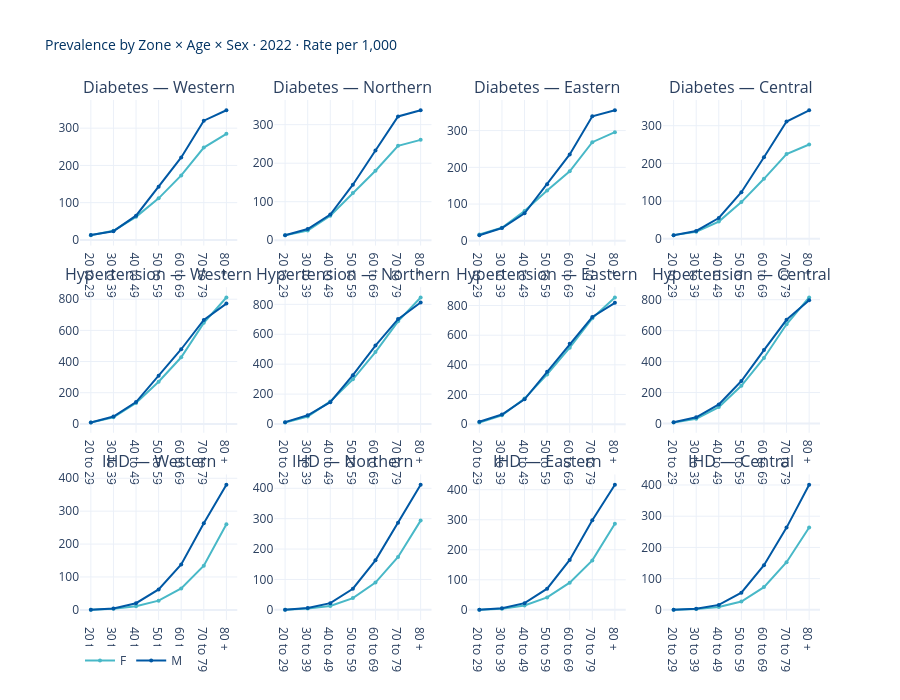

Here is the notebook cell this chart was saved with:
### Markdown cell above
<div style="border-left: 4px solid #0058A4; padding: 10px 15px; margin: 10px 0; background-color: rgba(0,88,164,0.05); border-radius: 4px;">

**EDA 3 — Prevalence by Region × Age × Sex (F vs M)**

Same view but split by sex. Men typically show higher IHD rates at younger ages; Hypertension tends to converge by old age. Each subplot is one disease × zone combination.

</div>

### Code cell
# ══════════════════════════════════════════════════════════════════════════════
# EDA 3: PREVALENCE BY REGION × AGE × SEX — F vs M
# ══════════════════════════════════════════════════════════════════════════════

df_sex = df_latest[
    (df_latest['disease'].isin(STANDARD_DISEASES)) &
    (df_latest['age_group'].isin(STANDARD_BANDS)) &
    (df_latest['sex'].isin(['F', 'M']))
]

agg_sex = (df_sex.groupby(['zone_name','disease','age_group','sex'])[['prevalence','population']]
           .sum().reset_index())
agg_sex['rate_per_1000'] = (agg_sex['prevalence'] / agg_sex['population'] * 1000).round(1)

fig = make_subplots(rows=3, cols=4,
    subplot_titles=[f'{d} — {z}' for d in STANDARD_DISEASES for z in ZONES],
    shared_yaxes=False, vertical_spacing=0.08, horizontal_spacing=0.05)

sex_colors = {'F': NS['sea_green'], 'M': NS['scotia_blue']}

for di, disease in enumerate(STANDARD_DISEASES):
    for zi, zone in enumerate(ZONES):
        row, col = di+1, zi+1
        for sex in ['F', 'M']:
            sd = agg_sex[(agg_sex['disease']==disease) & (agg_sex['zone_name']==zone) & (agg_sex['sex']==sex)]
            sd = sd.sort_values('age_group')
            fig.add_trace(go.Scatter(
                x=sd['age_group'], y=sd['rate_per_1000'],
                mode='lines+markers', name=sex,
                line=dict(color=sex_colors[sex], width=2), marker=dict(size=4),
                showlegend=(di==0 and zi==0),
                hovertemplate=f'{sex} · {zone}<br>%{{x}}: %{{y:.1f}}<extra></extra>',
            ), row=row, col=col)

fig.update_layout(
    title=dict(text=f'Prevalence by Zone × Age × Sex · {YEAR} · Rate per 1,000',
               font=dict(size=14, color=NS['deep_blue'])),
    template='plotly_white', height=700, legend=dict(orientation='h', y=-0.05),
)
fig.show()

### Figure 1 — Plotly figure (JSON) as saved in the notebook; plotly's stock layout.template omitted (floating-point values rounded to 4 significant figures)
{"data": [{"hovertemplate": "F · Western<br>%{x}: %{y:.1f}<extra></extra>", "line": {"color": "#48B8C7", "width": 2}, "marker": {"size": 4}, "mode": "lines+markers", "name": "F", "showlegend": true, "type": "scatter", "x": ["20 to 29", "30 to 39", "40 to 49", "50 to 59", "60 to 69", "70 to 79", "80 +"], "xaxis": "x", "y": [12.3, 24.3, 62.0, 111.5, 173.2, 247.9, 284.7], "yaxis": "y"}, {"hovertemplate": "M · Western<br>%{x}: %{y:.1f}<extra></extra>", "line": {"color": "#0058A4", "width": 2}, "marker": {"size": 4}, "mode": "lines+markers", "name": "M", "showlegend": true, "type": "scatter", "x": ["20 to 29", "30 to 39", "40 to 49", "50 to 59", "60 to 69", "70 to 79", "80 +"], "xaxis": "x", "y": [13.3, 23.4, 65.0, 142.8, 221.5, 320.0, 348.0], "yaxis": "y"}, {"hovertemplate": "F · Northern<br>%{x}: %{y:.1f}<extra></extra>", "line": {"color": "#48B8C7", "width": 2}, "marker": {"size": 4}, "mode": "lines+markers", "name": "F", "showlegend": false, "type": "scatter", "x": ["20 to 29", "30 to 39", "40 to 49", "50 to 59", "60 to 69", "70 to 79", "80 +"], "xaxis": "x2", "y": [13.0, 24.9, 63.5, 122.5, 180.5, 245.1, 260.6], "yaxis": "y2"}, {"hovertemplate": "M · Northern<br>%{x}: %{y:.1f}<extra></extra>", "line": {"color": "#0058A4", "width": 2}, "marker": {"size": 4}, "mode": "lines+markers", "name": "M", "showlegend": false, "type": "scatter", "x": ["20 to 29", "30 to 39", "40 to 49", "50 to 59", "60 to 69", "70 to 79", "80 +"], "xaxis": "x2", "y": [12.7, 28.9, 66.7, 144.2, 233.0, 321.3, 337.4], "yaxis": "y2"}, {"hovertemplate": "F · Eastern<br>%{x}: %{y:.1f}<extra></extra>", "line": {"color": "#48B8C7", "width": 2}, "marker": {"size": 4}, "mode": "lines+markers", "name": "F", "showlegend": false, "type": "scatter", "x": ["20 to 29", "30 to 39", "40 to 49", "50 to 59", "60 to 69", "70 to 79", "80 +"], "xaxis": "x3", "y": [17.4, 35.4, 80.9, 137.0, 189.2, 268.4, 295.7], "yaxis": "y3"}, {"hovertemplate": "M · Eastern<br>%{x}: %{y:.1f}<extra></extra>", "line": {"color": "#0058A4", "width": 2}, "marker": {"size": 4}, "mode": "lines+markers", "name": "M", "showlegend": false, "type": "scatter", "x": ["20 to 29", "30 to 39", "40 to 49", "50 to 59", "60 to 69", "70 to 79", "80 +"], "xaxis": "x3", "y": [14.9, 34.9, 74.8, 153.6, 235.1, 338.9, 355.3], "yaxis": "y3"}, {"hovertemplate": "F · Central<br>%{x}: %{y:.1f}<extra></extra>", "line": {"color": "#48B8C7", "width": 2}, "marker": {"size": 4}, "mode": "lines+markers", "name": "F", "showlegend": false, "type": "scatter", "x": ["20 to 29", "30 to 39", "40 to 49", "50 to 59", "60 to 69", "70 to 79", "80 +"], "xaxis": "x4", "y": [9.7, 18.6, 45.7, 97.3, 159.1, 225.0, 250.1], "yaxis": "y4"}, {"hovertemplate": "M · Central<br>%{x}: %{y:.1f}<extra></extra>", "line": {"color": "#0058A4", "width": 2}, "marker": {"size": 4}, "mode": "lines+markers", "name": "M", "showlegend": false, "type": "scatter", "x": ["20 to 29", "30 to 39", "40 to 49", "50 to 59", "60 to 69", "70 to 79", "80 +"], "xaxis": "x4", "y": [9.2, 20.7, 55.1, 123.6, 216.5, 311.2, 340.9], "yaxis": "y4"}, {"hovertemplate": "F · Western<br>%{x}: %{y:.1f}<extra></extra>", "line": {"color": "#48B8C7", "width": 2}, "marker": {"size": 4}, "mode": "lines+markers", "name": "F", "showlegend": false, "type": "scatter", "x": ["20 to 29", "30 to 39", "40 to 49", "50 to 59", "60 to 69", "70 to 79", "80 +"], "xaxis": "x5", "y": [9.0, 41.9, 134.7, 270.6, 427.5, 648.4, 811.1], "yaxis": "y5"}, {"hovertemplate": "M · Western<br>%{x}: %{y:.1f}<extra></extra>", "line": {"color": "#0058A4", "width": 2}, "marker": {"size": 4}, "mode": "lines+markers", "name": "M", "showlegend": false, "type": "scatter", "x": ["20 to 29", "30 to 39", "40 to 49", "50 to 59", "60 to 69", "70 to 79", "80 +"], "xaxis": "x5", "y": [8.8, 47.1, 140.1, 308.3, 479.0, 667.1, 771.7], "yaxis": "y5"}, {"hovertemplate": "F · Northern<br>%{x}: %{y:.1f}<extra></extra>", "line": {"color": "#48B8C7", "width": 2}, "marker": {"size": 4}, "mode": "lines+markers", "name": "F", "showlegend": false, "type": "scatter", "x": ["20 to 29", "30 to 39", "40 to 49", "50 to 59", "60 to 69", "70 to 79", "80 +"], "xaxis": "x6", "y": [9.8, 49.9, 150.8, 298.6, 480.8, 686.7, 845.9], "yaxis": "y6"}, {"hovertemplate": "M · Northern<br>%{x}: %{y:.1f}<extra></extra>", "line": {"color": "#0058A4", "width": 2}, "marker": {"size": 4}, "mode": "lines+markers", "name": "M", "showlegend": false, "type": "scatter", "x": ["20 to 29", "30 to 39", "40 to 49", "50 to 59", "60 to 69", "70 to 79", "80 +"], "xaxis": "x6", "y": [12.3, 58.4, 145.7, 326.1, 524.6, 701.2, 812.2], "yaxis": "y6"}, {"hovertemplate": "F · Eastern<br>%{x}: %{y:.1f}<extra></extra>", "line": {"color": "#48B8C7", "width": 2}, "marker": {"size": 4}, "mode": "lines+markers", "name": "F", "showlegend": false, "type": "scatter", "x": ["20 to 29", "30 to 39", "40 to 49", "50 to 59", "60 to 69", "70 to 79", "80 +"], "xaxis": "x7", "y": [10.9, 59.9, 172.1, 335.4, 516.0, 714.1, 854.4], "yaxis": "y7"}, {"hovertemplate": "M · Eastern<br>%{x}: %{y:.1f}<extra></extra>", "line": {"color": "#0058A4", "width": 2}, "marker": {"size": 4}, "mode": "lines+markers", "name": "M", "showlegend": false, "type": "scatter", "x": ["20 to 29", "30 to 39", "40 to 49", "50 to 59", "60 to 69", "70 to 79", "80 +"], "xaxis": "x7", "y": [15.8, 64.9, 167.6, 353.9, 541.5, 722.7, 818.1], "yaxis": "y7"}, {"hovertemplate": "F · Central<br>%{x}: %{y:.1f}<extra></extra>", "line": {"color": "#48B8C7", "width": 2}, "marker": {"size": 4}, "mode": "lines+markers", "name": "F", "showlegend": false, "type": "scatter", "x": ["20 to 29", "30 to 39", "40 to 49", "50 to 59", "60 to 69", "70 to 79", "80 +"], "xaxis": "x8", "y": [6.4, 31.0, 106.3, 243.9, 423.3, 641.2, 814.4], "yaxis": "y8"}, {"hovertemplate": "M · Central<br>%{x}: %{y:.1f}<extra></extra>", "line": {"color": "#0058A4", "width": 2}, "marker": {"size": 4}, "mode": "lines+markers", "name": "M", "showlegend": false, "type": "scatter", "x": ["20 to 29", "30 to 39", "40 to 49", "50 to 59", "60 to 69", "70 to 79", "80 +"], "xaxis": "x8", "y": [7.7, 40.2, 123.1, 274.5, 474.3, 670.3, 796.7], "yaxis": "y8"}, {"hovertemplate": "F · Western<br>%{x}: %{y:.1f}<extra></extra>", "line": {"color": "#48B8C7", "width": 2}, "marker": {"size": 4}, "mode": "lines+markers", "name": "F", "showlegend": false, "type": "scatter", "x": ["20 to 29", "30 to 39", "40 to 49", "50 to 59", "60 to 69", "70 to 79", "80 +"], "xaxis": "x9", "y": [0.5, 3.2, 10.9, 28.1, 65.3, 134.5, 260.0], "yaxis": "y9"}, {"hovertemplate": "M · Western<br>%{x}: %{y:.1f}<extra></extra>", "line": {"color": "#0058A4", "width": 2}, "marker": {"size": 4}, "mode": "lines+markers", "name": "M", "showlegend": false, "type": "scatter", "x": ["20 to 29", "30 to 39", "40 to 49", "50 to 59", "60 to 69", "70 to 79", "80 +"], "xaxis": "x9", "y": [0.6, 4.0, 20.3, 62.1, 138.2, 263.3, 380.5], "yaxis": "y9"}, {"hovertemplate": "F · Northern<br>%{x}: %{y:.1f}<extra></extra>", "line": {"color": "#48B8C7", "width": 2}, "marker": {"size": 4}, "mode": "lines+markers", "name": "F", "showlegend": false, "type": "scatter", "x": ["20 to 29", "30 to 39", "40 to 49", "50 to 59", "60 to 69", "70 to 79", "80 +"], "xaxis": "x10", "y": [0.7, 4.3, 12.6, 38.7, 89.6, 174.1, 293.6], "yaxis": "y10"}, {"hovertemplate": "M · Northern<br>%{x}: %{y:.1f}<extra></extra>", "line": {"color": "#0058A4", "width": 2}, "marker": {"size": 4}, "mode": "lines+markers", "name": "M", "showlegend": false, "type": "scatter", "x": ["20 to 29", "30 to 39", "40 to 49", "50 to 59", "60 to 69", "70 to 79", "80 +"], "xaxis": "x10", "y": [0.4, 6.2, 22.0, 69.5, 162.9, 286.8, 411.8], "yaxis": "y10"}, {"hovertemplate": "F · Eastern<br>%{x}: %{y:.1f}<extra></extra>", "line": {"color": "#48B8C7", "width": 2}, "marker": {"size": 4}, "mode": "lines+markers", "name": "F", "showlegend": false, "type": "scatter", "x": ["20 to 29", "30 to 39", "40 to 49", "50 to 59", "60 to 69", "70 to 79", "80 +"], "xaxis": "x11", "y": [0.4, 3.8, 14.7, 41.4, 90.6, 164.7, 286.5], "yaxis": "y11"}, {"hovertemplate": "M · Eastern<br>%{x}: %{y:.1f}<extra></extra>", "line": {"color": "#0058A4", "width": 2}, "marker": {"size": 4}, "mode": "lines+markers", "name": "M", "showlegend": false, "type": "scatter", "x": ["20 to 29", "30 to 39", "40 to 49", "50 to 59", "60 to 69", "70 to 79", "80 +"], "xaxis": "x11", "y": [0.7, 5.6, 22.3, 70.6, 166.2, 298.4, 416.8], "yaxis": "y11"}, {"hovertemplate": "F · Central<br>%{x}: %{y:.1f}<extra></extra>", "line": {"color": "#48B8C7", "width": 2}, "marker": {"size": 4}, "mode": "lines+markers", "name": "F", "showlegend": false, "type": "scatter", "x": ["20 to 29", "30 to 39", "40 to 49", "50 to 59", "60 to 69", "70 to 79", "80 +"], "xaxis": "x12", "y": [0.4, 2.6, 9.1, 26.6, 72.8, 152.6, 263.9], "yaxis": "y12"}, {"hovertemplate": "M · Central<br>%{x}: %{y:.1f}<extra></extra>", "line": {"color": "#0058A4", "width": 2}, "marker": {"size": 4}, "mode": "lines+markers", "name": "M", "showlegend": false, "type": "scatter", "x": ["20 to 29", "30 to 39", "40 to 49", "50 to 59", "60 to 69", "70 to 79", "80 +"], "xaxis": "x12", "y": [0.4, 3.4, 15.9, 55.0, 143.0, 263.5, 401.0], "yaxis": "y12"}], "layout": {"annotations": [{"font": {"size": 16}, "showarrow": false, "text": "Diabetes — Western", "x": 0.1062, "xanchor": "center", "xref": "paper", "y": 1, "yanchor": "bottom", "yref": "paper"}, {"font": {"size": 16}, "showarrow": false, "text": "Diabetes — Northern", "x": 0.3688, "xanchor": "center", "xref": "paper", "y": 1, "yanchor": "bottom", "yref": "paper"}, {"font": {"size": 16}, "showarrow": false, "text": "Diabetes — Eastern", "x": 0.6313, "xanchor": "center", "xref": "paper", "y": 1, "yanchor": "bottom", "yref": "paper"}, {"font": {"size": 16}, "showarrow": false, "text": "Diabetes — Central", "x": 0.8938, "xanchor": "center", "xref": "paper", "y": 1, "yanchor": "bottom", "yref": "paper"}, {"font": {"size": 16}, "showarrow": false, "text": "Hypertension — Western", "x": 0.1062, "xanchor": "center", "xref": "paper", "y": 0.64, "yanchor": "bottom", "yref": "paper"}, {"font": {"size": 16}, "showarrow": false, "text": "Hypertension — Northern", "x": 0.3688, "xanchor": "center", "xref": "paper", "y": 0.64, "yanchor": "bottom", "yref": "paper"}, {"font": {"size": 16}, "showarrow": false, "text": "Hypertension — Eastern", "x": 0.6313, "xanchor": "center", "xref": "paper", "y": 0.64, "yanchor": "bottom", "yref": "paper"}, {"font": {"size": 16}, "showarrow": false, "text": "Hypertension — Central", "x": 0.8938, "xanchor": "center", "xref": "paper", "y": 0.64, "yanchor": "bottom", "yref": "paper"}, {"font": {"size": 16}, "showarrow": false, "text": "IHD — Western", "x": 0.1062, "xanchor": "center", "xref": "paper", "y": 0.28, "yanchor": "bottom", "yref": "paper"}, {"font": {"size": 16}, "showarrow": false, "text": "IHD — Northern", "x": 0.3688, "xanchor": "center", "xref": "paper", "y": 0.28, "yanchor": "bottom", "yref": "paper"}, {"font": {"size": 16}, "showarrow": false, "text": "IHD — Eastern", "x": 0.6313, "xanchor": "center", "xref": "paper", "y": 0.28, "yanchor": "bottom", "yref": "paper"}, {"font": {"size": 16}, "showarrow": false, "text": "IHD — Central", "x": 0.8938, "xanchor": "center", "xref": "paper", "y": 0.28, "yanchor": "bottom", "yref": "paper"}], "height": 700, "legend": {"orientation": "h", "y": -0.05}, "title": {"font": {"color": "#003262", "size": 14}, "text": "Prevalence by Zone × Age × Sex · 2022 · Rate per 1,000"}, "xaxis": {"anchor": "y", "domain": [0, 0.2125]}, "xaxis10": {"anchor": "y10", "domain": [0.2625, 0.475]}, "xaxis11": {"anchor": "y11", "domain": [0.525, 0.7375]}, "xaxis12": {"anchor": "y12", "domain": [0.7875, 1]}, "xaxis2": {"anchor": "y2", "domain": [0.2625, 0.475]}, "xaxis3": {"anchor": "y3", "domain": [0.525, 0.7375]}, "xaxis4": {"anchor": "y4", "domain": [0.7875, 1]}, "xaxis5": {"anchor": "y5", "domain": [0, 0.2125]}, "xaxis6": {"anchor": "y6", "domain": [0.2625, 0.475]}, "xaxis7": {"anchor": "y7", "domain": [0.525, 0.7375]}, "xaxis8": {"anchor": "y8", "domain": [0.7875, 1]}, "xaxis9": {"anchor": "y9", "domain": [0, 0.2125]}, "yaxis": {"anchor": "x", "domain": [0.72, 1]}, "yaxis10": {"anchor": "x10", "domain": [0, 0.28]}, "yaxis11": {"anchor": "x11", "domain": [0, 0.28]}, "yaxis12": {"anchor": "x12", "domain": [0, 0.28]}, "yaxis2": {"anchor": "x2", "domain": [0.72, 1]}, "yaxis3": {"anchor": "x3", "domain": [0.72, 1]}, "yaxis4": {"anchor": "x4", "domain": [0.72, 1]}, "yaxis5": {"anchor": "x5", "domain": [0.36, 0.64]}, "yaxis6": {"anchor": "x6", "domain": [0.36, 0.64]}, "yaxis7": {"anchor": "x7", "domain": [0.36, 0.64]}, "yaxis8": {"anchor": "x8", "domain": [0.36, 0.64]}, "yaxis9": {"anchor": "x9", "domain": [0, 0.28]}}}
